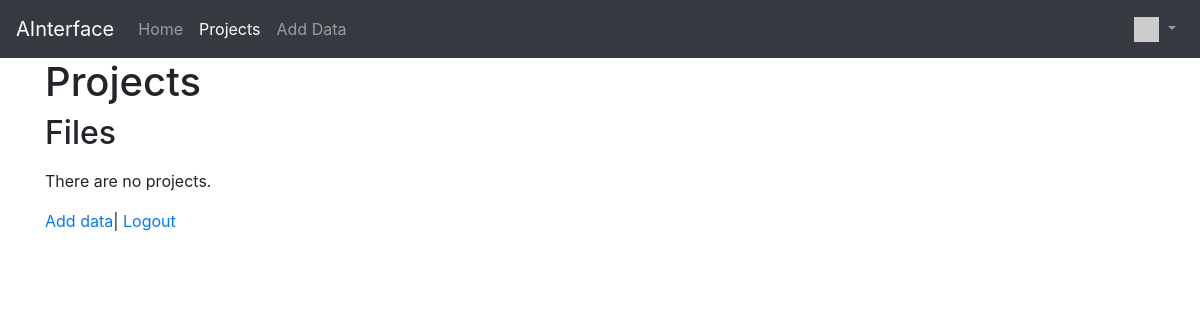
Before: /kneighborsclassifier/ (signed in) with the older database file.
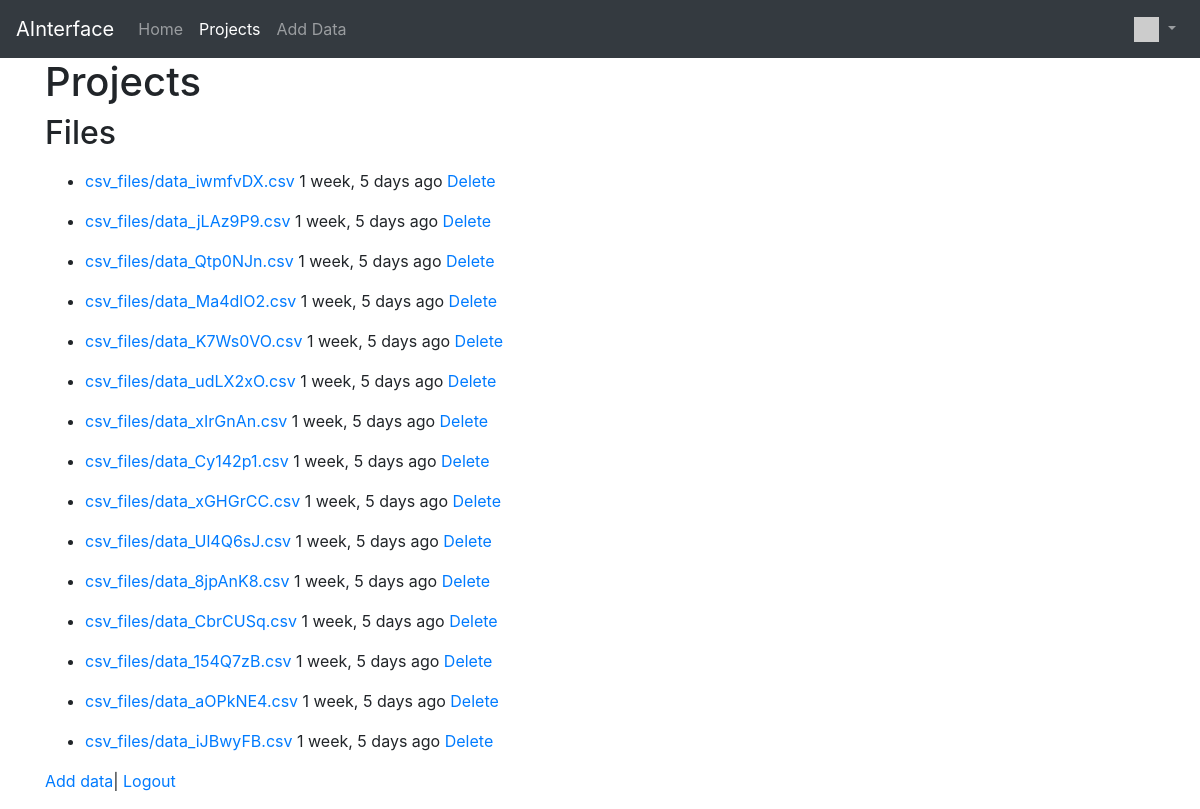
After: the same page with the newer database file.
### Apps/KNeighborsClassifier/models.py (models this page shows)
class CSVFile(models.Model):
    file = models.FileField(upload_to='csv_files/', validators=[validate_csv_file])
    uploaded_at = models.DateTimeField(auto_now_add=True)
    owner = models.ForeignKey(settings.AUTH_USER_MODEL, on_delete=models.CASCADE)
    def __str__(self):
        return self.file.name

### Apps/KNeighborsClassifier/views.py (the view)
# urls.py: path('', views.CsvListView.as_view(), name='all'),
class CsvListView(OwnerListView):
    template_name = "KNeighborsClassifier/csv_list.html"
    def get(self, request) :
        csv_list = CSVFile.objects.all().order_by('-uploaded_at')
        for obj in csv_list:
            obj.natural_updated = naturaltime(obj.uploaded_at)
        ctx = {'csv_list' : csv_list}
        return render(request, self.template_name, ctx)

### Apps/home/templatetags/app_tags.py (called while the page is built)
@register.filter(name='gravatar')
def gravatar(user, size=35):
    email = str(user.email.strip().lower()).encode('utf-8')
    email_hash = md5(email).hexdigest()
    url = "//www.gravatar.com/avatar/{0}?s={1}&d=identicon&r=PG"
    return url.format(email_hash, size)

### Apps/KNeighborsClassifier/templates/KNeighborsClassifier/csv_list.html
{% extends "base_menu.html" %}
{% block content %}
<h1>Projects</h1>
<h2>Files</h2>
<p>
    {% if csv_list %}
        {% for csv in csv_list %}
            {% if csv.owner == user %}
            <ul>
                <li>
                    <a href="{% url 'KNeighborsClassifier:csv_detail'  csv.id %}">{{ csv }} </a> {{ csv.natural_updated }}
                    <a href="{% url 'KNeighborsClassifier:csv_delete' csv.id %}">Delete</a>
                </li>
            </ul>
            {% endif %}
        {% endfor %}
    {% else %}
        <p>There are no projects.</p>
    {% endif %}
</p>
<p>
    <a href="{% url 'KNeighborsClassifier:create_csv_data' %}">Add data</a>|
    {% if user.is_authenticated %}
        <a href="{% url 'logout' %}?next={% url 'KNeighborsClassifier:all' %}">Logout</a>
    {% else %}
        <a href="{% url 'login' %}?next={% url 'KNeighborsClassifier:all' %}">Login</a>
    {% endif %}
</p>
{% endblock %}

### Apps/home/templates/base_menu.html (shortened to what this page needs)
{% extends "base.html" %}
{% block navbar %}
{% load app_tags %}
<nav class="navbar navbar-expand-lg navbar-dark bg-dark">
    <a class="navbar-brand" href="/">AInterface</a>
    <div class="collapse navbar-collapse" id="navbarNavDropdown">
        <ul class="navbar-nav mr-auto">
            <li class="nav-item {% if request.path == '/' %}active{% endif %}">
                <a class="nav-link" href="/">Home</a>
            </li>
            <li class="nav-item {% if request.resolver_match.view_name == 'KNeighborsClassifier:all' %}active{% endif %}">
                <a class="nav-link" href="{% url 'KNeighborsClassifier:all' %}">Projects</a>
            </li>
            <li class="nav-item {% if request.resolver_match.view_name == 'KNeighborsClassifier:create_csv_data' %}active{% endif %}">
                <a class="nav-link" href="{% url 'KNeighborsClassifier:create_csv_data' %}">Add Data</a>
            </li>
        </ul>
        <ul  class="navbar-nav ml-auto">
            <li class="nav-item dropdown">
                {% if user.is_authenticated %}
                <a class="nav-link dropdown-toggle" href="/" id="navbarDropdownMenuLink" role="button"
                    data-toggle="dropdown" aria-haspopup="true" aria-expanded="false">
                    <img style="width: 25px;" src="{{ user|gravatar:60 }}" /><b class="caret"></b>
                </a>
                    {% else %}
                    <a class="dropdown-item text-white-50 bg-dark"
                        href="{% url 'login' %}?next={% url 'KNeighborsClassifier:all' %}">Login</a>
                    {% endif %}
            </li>
        </ul>
    </div>
</nav>
{% endblock %}

### Apps/home/templates/base.html (shortened to what this page needs)
{% load static %}
<!doctype html>
<html lang="en">
<head>
    <link rel="stylesheet" href="https://cdn.jsdelivr.net/npm/bootstrap@4.6.2/dist/css/bootstrap.min.css"
>
    <link rel="stylesheet" type="text/css" href="{% static '../static/css/styles.css' %}">
</head>
<body>
    {% block navbar %} {% endblock %}
    <div class="container">
        <div class="row justify-content-md-center">
            <div class="col">
                {% block content %}{% endblock %}
            </div>
        </div>
    </div>
</body>
</html>

Changed rows visible on the page:
added CSVFile: file "csv_files/data_iwmfvDX.csv", natural_updated "1 week, 5 days ago"
added CSVFile: file "csv_files/data_jLAz9P9.csv", natural_updated "1 week, 5 days ago"
added CSVFile: file "csv_files/data_Qtp0NJn.csv", natural_updated "1 week, 5 days ago"
added CSVFile: file "csv_files/data_Ma4dlO2.csv", natural_updated "1 week, 5 days ago"
added CSVFile: file "csv_files/data_K7Ws0VO.csv", natural_updated "1 week, 5 days ago"
added CSVFile: file "csv_files/data_udLX2xO.csv", natural_updated "1 week, 5 days ago"
added CSVFile: file "csv_files/data_xIrGnAn.csv", natural_updated "1 week, 5 days ago"
added CSVFile: file "csv_files/data_Cy142p1.csv", natural_updated "1 week, 5 days ago"
added CSVFile: file "csv_files/data_xGHGrCC.csv", natural_updated "1 week, 5 days ago"
added CSVFile: file "csv_files/data_Ul4Q6sJ.csv", natural_updated "1 week, 5 days ago"
added CSVFile: file "csv_files/data_8jpAnK8.csv", natural_updated "1 week, 5 days ago"
added CSVFile: file "csv_files/data_CbrCUSq.csv", natural_updated "1 week, 5 days ago"
added CSVFile: file "csv_files/data_154Q7zB.csv", natural_updated "1 week, 5 days ago"
added CSVFile: file "csv_files/data_aOPkNE4.csv", natural_updated "1 week, 5 days ago"
added CSVFile: file "csv_files/data_iJBwyFB.csv", natural_updated "1 week, 5 days ago"
Other visible differences:
text no longer shown: "There are no projects."
